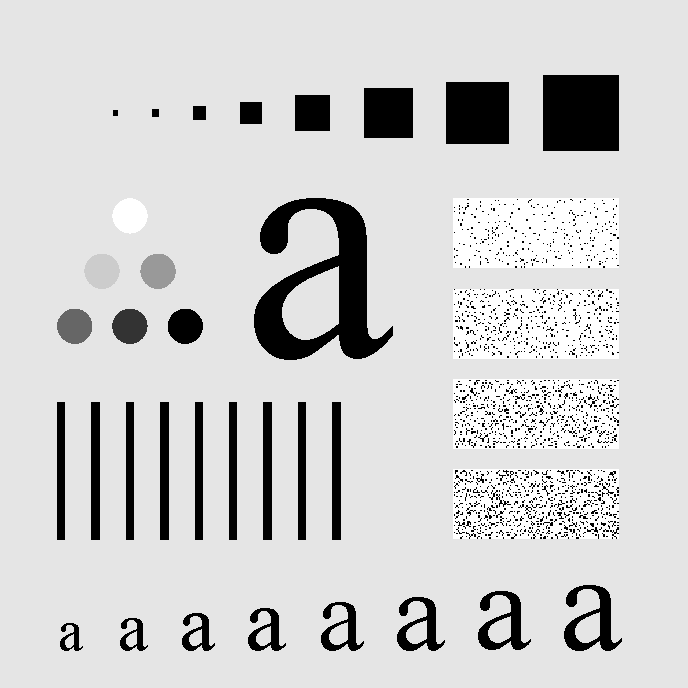
#> input picture Question-3/Characters Test Pattern 688x688.tif, 688 x 688 px
$ jupyter execute '3(c).ipynb'
#> lines starting #> are read from the running program, lines starting #| are printed output that depends on the picture; after the words box and inside, x2 and y2 are one past the last pixel; in counts of white or black regions, pixels touching at a corner belong together
#> further down, character_image is the input picture: shape (688, 688); min 0, max 255, mean 207.3
## Task 3(c): Take a grayscale image of size 512x512, apply harmonic & geometric mean filter on the noisy image & compare their performance with PSNR

[cell 1]
import cv2
import numpy as np
import matplotlib.pyplot as plt

## Function for Harmonic Mean Filter

[cell 2]
def apply_harmonic_mean_filter(image, mask_size):
    filtered_image = image.copy()
    height, width = filtered_image.shape
    offset, number_of_pixel = mask_size // 2, mask_size * mask_size

    for r in range(height):
        for c in range(width):
            pixel = 0
            for x in range(-offset, offset + 1):
                for y in range(-offset, offset + 1):
                    if (r + x >= 0 and r + x < height and c + y >= 0 and c + y < width):
                        pixel += float(1 / (image[r + x, c + y] + 1e-4))
            pixel = number_of_pixel / pixel
            filtered_image[r, c] = 255 if pixel > 255 else pixel

    return np.uint8(filtered_image)

## Function for Geometric Mean Filter

[cell 3]
def apply_geometric_mean_filter(image, mask_size):
    filtered_image = image.copy()
    height, width = filtered_image.shape
    offset = mask_size // 2

    for r in range(height):
        for c in range(width):
            pixel = 1
            count = 0
            for x in range(-offset, offset + 1):
                for y in range(-offset, offset + 1):
                    if (r + x >= 0 and r + x < height and c + y >= 0 and c + y < width):
                        if (image[r + x, c + y]):
                            count += 1
                            pixel = pixel * int(image[r + x, c + y])
            count = 1 if count == 0 else count
            filtered_image[r, c] = pixel ** (1 / count)

    return np.uint8(filtered_image)

## Function for adding Salt & Pepper Noise

[cell 4]
def add_salt_pepper_noise(image, percent):
#> called with percent = 10
    noisy_image = image.copy()
    noise_amount = (image.shape[0] * image.shape[1]) * (percent / 100)
#> noise_amount = 47334.4

    for _ in range(int(noise_amount)):
        row1 = np.random.randint(0, image.shape[0])
        col1 = np.random.randint(0, image.shape[1])
        row2 = np.random.randint(0, image.shape[0])
        col2 = np.random.randint(0, image.shape[1])

        noisy_image[row1, col1] = 0     # pepper
        noisy_image[row2, col2] = 255   # salt
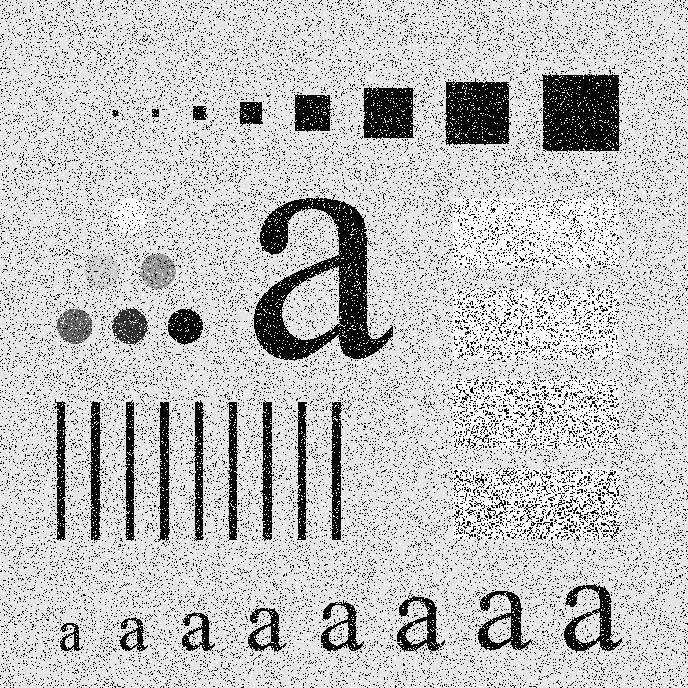
#> noisy_image: shape (688, 688); 16.38% of pixels changed, all inside (x1, y1, x2, y2) = (0, 0, 688, 688)

    return noisy_image

## Function for calculating PSNR (Peak Signal to Noise Ratio)

[cell 5]
def compute_psnr(image1, image2):
    image1, image2 = np.float64(image1), np.float64(image2)
    mse = np.mean((image1 - image2) ** 2)
#> mse = 4982.5
    if mse == 0:
        return float('inf')
    psnr = 20 * np.log10(255.0) - 10 * np.log10(mse)
#> psnr = 11.16

    return round(psnr, 2)

[cell 6]
character_image = cv2.imread("./Characters Test Pattern 688x688.tif", 0)
plt.imshow(character_image, cmap = "gray")
plt.title("Original Image")
plt.show()

## Adding Salt & Pepper Noise to the Image

[cell 7]
noisy_character_image = add_salt_pepper_noise(character_image, 10)
plt.imshow(noisy_character_image, cmap = "gray")
plt.title("The Noisy Image")
plt.show()
psnr = compute_psnr(character_image, noisy_character_image)
#> psnr = 11.16
print(f"PSNR = {psnr}")
#| PSNR = 11.16

## Applying Harmonic Mean Filter

[cell 8]
mask_size = 3
harmonic_filtered_image = apply_harmonic_mean_filter(noisy_character_image, mask_size)
#> after the loop in apply_harmonic_mean_filter, `for r in range(height):`:
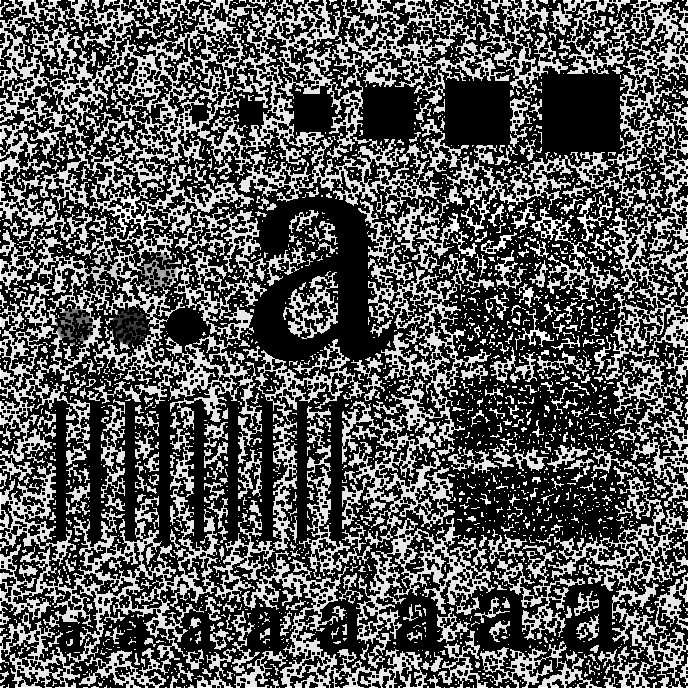
#> filtered_image: shape (688, 688); min 0, max 255, mean 83.6
plt.imshow(cv2.cvtColor(harmonic_filtered_image, cv2.COLOR_BGR2RGB))
plt.title("After applying Harmonic Mean Filter")
plt.show()
print(f"PSNR = {compute_psnr(noisy_character_image, harmonic_filtered_image)}")
#| PSNR = 4.03

## Applying Geometric Mean Filter

[cell 9]
geometric_filtered_image = apply_geometric_mean_filter(noisy_character_image, mask_size)
#> after the loop in apply_geometric_mean_filter, `for r in range(height):`:
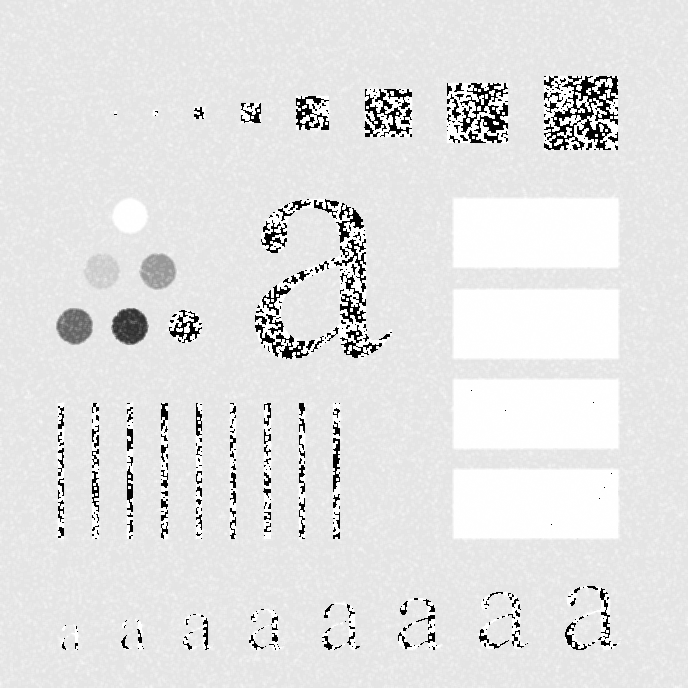
#> filtered_image: shape (688, 688); min 1, max 255, mean 226.2
plt.imshow(cv2.cvtColor(geometric_filtered_image, cv2.COLOR_BGR2RGB))
plt.title("After applying Geometric Mean Filter")
plt.show()
print(f"PSNR = {compute_psnr(noisy_character_image, geometric_filtered_image)}")
#| PSNR = 8.98
